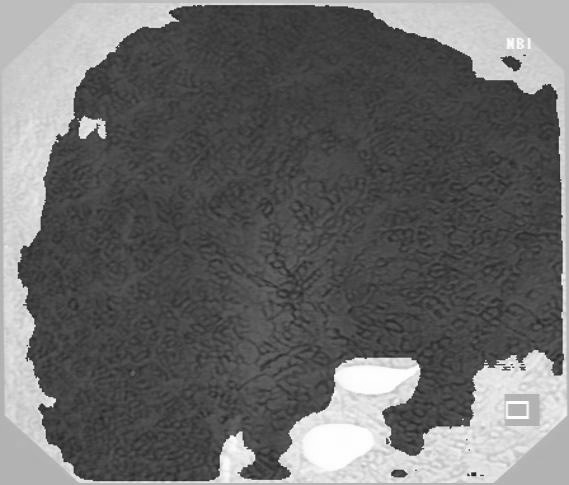
#> input picture 医院项目/2022.1-2022.6/二值化并筛选/背景黑色/5.jpg, 569 x 485 px, found by its file name
$ python '读取图像RGB分布.py'
#> lines starting #> are read from the running program, lines starting #| are printed output that depends on the picture
"""
    -*- coding: utf-8 -*-
    @Author: yaofanghao
    @Date: 2023/11/7 16:52
    @Filename: 读取图像RGB分布.py
    @Software: PyCharm
"""

import cv2
import matplotlib.pyplot as plt

# 读取彩色图像
img = cv2.imread('5.jpg')
#> img is the input picture: shape (485, 569, 3); min 27, max 255, mean 106

# 将图像从BGR颜色空间转换为RGB颜色空间
img_rgb = cv2.cvtColor(img, cv2.COLOR_BGR2RGB)

# 获取图像的高度、宽度和通道数
h, w, _ = img_rgb.shape
#> h = 485; w = 569

# 将图像的RGB通道分离
r, g, b = cv2.split(img_rgb)

# 计算每个通道的像素分布
r_hist = cv2.calcHist([r], [0], None, [256], [0, 256]) / (h * w)
#> r_hist = 256 values, max 0.0365 at index 67, min 0 at index 0, mean 0.00391
g_hist = cv2.calcHist([g], [0], None, [256], [0, 256]) / (h * w)
#> g_hist has the same summary as r_hist
b_hist = cv2.calcHist([b], [0], None, [256], [0, 256]) / (h * w)
#> b_hist has the same summary as r_hist

# 绘制RGB分布曲线
plt.plot(r_hist, color='red', label='Red Channel')
plt.plot(g_hist, color='green', label='Green Channel')
plt.plot(b_hist, color='blue', label='Blue Channel')
plt.title('RGB Distribution Curve')
plt.xlabel('Pixel Value')
plt.ylabel('Normalized Frequency')
plt.legend()
plt.show()
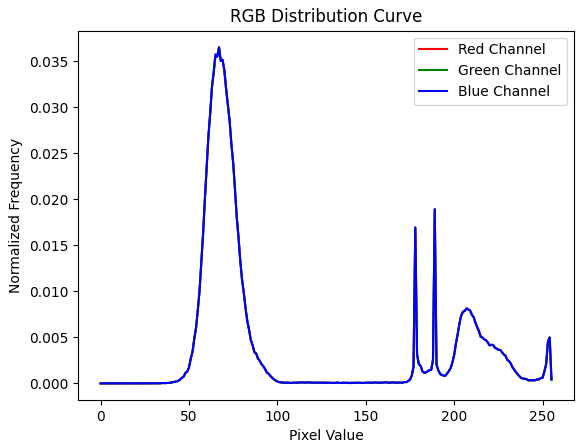
#> figure drawn by matplotlib, 1 panel; curve peaks at x = 67, y = 0.0365; curve peaks at x = 67, y = 0.0365; curve peaks at x = 67, y = 0.0365
